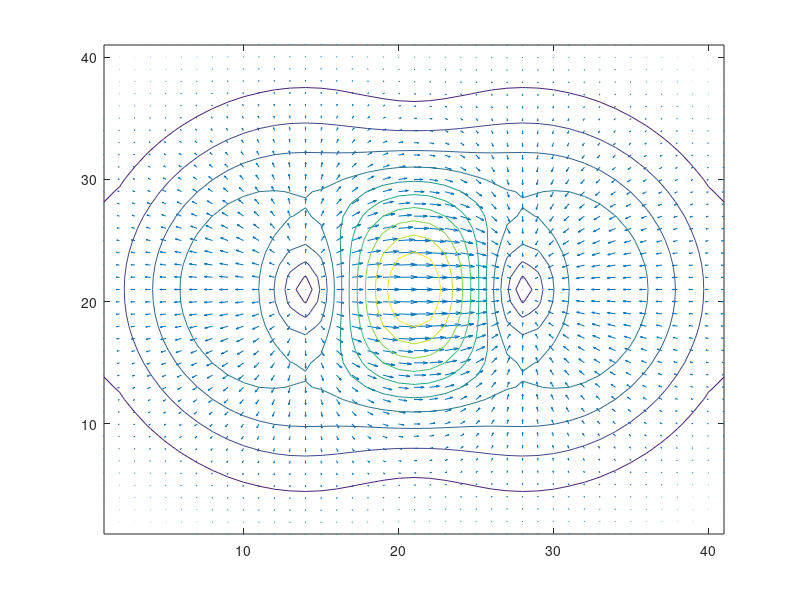

This chart was generated by the following MATLAB code:
clear;
load Vel.mat

quiver(U,V); %Generates a mesh b/w x and y co-ords, pairs with corresponding U+V resultants
Z=sqrt(U.^2+V.^2); %Calculates resultants
hold on
contour(Z); %Joins the points with same resultants
